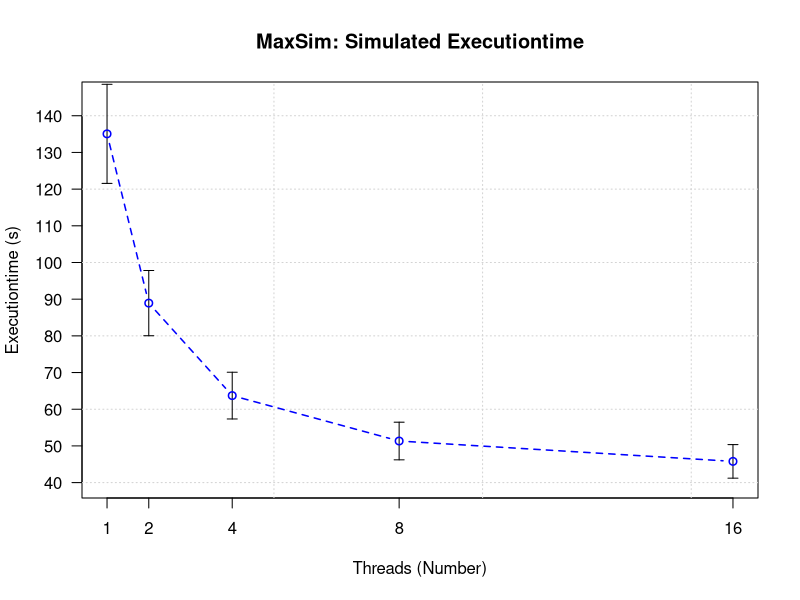

This chart was generated by the following R code:
# Create Line Chart

threadsX <- c(1,2,4,8,16)

## 8 CORE Model
#maxSim1MTransY <- c(107.0273,107.2839,57.9941,43.4319,125.1840)
## 16 CORE Model
maxSim1MTrans16CoreY <- c(135.0646,88.9265,63.7140,51.3343,45.7820)
maxsimY_SD = 0.1



# get the range for the x and y axis 
xrange <- range(1:16) 
yrange <- range(40:145) 

# set up the plot 
plot(xrange, yrange, type="n", xlab="Threads (Number)",
     ylab="Executiontime (s)", xaxt="n", pch=5, axes=FALSE) 

axis(side=1, at=threadsX)
axis(side=2,seq(40, 145, by=10), las=1) 
box()

grid(nx = NULL, ny = NULL, col = "lightgray", lty = "dotted" )

# standard Abweichung
arrows(threadsX, maxSim1MTrans16CoreY-(maxSim1MTrans16CoreY*maxsimY_SD), threadsX, maxSim1MTrans16CoreY+(maxSim1MTrans16CoreY*maxsimY_SD), code = 3, angle = 90, length = 0.05)

# add lines 
#lines(threadsX,maxSim1MTransY,type="b", lwd=1.5, lty=1, col="red")
lines(threadsX,maxSim1MTrans16CoreY,type="b", lwd=1.5, lty=2, col="blue")

# add a title and subtitle 
title("MaxSim: Simulated Executiontime")

# add a legend 
#legend("bottomleft", legend=c("8 Core ", "16 Core "), col=c("red", "blue"), lty=1:2, cex=0.8)